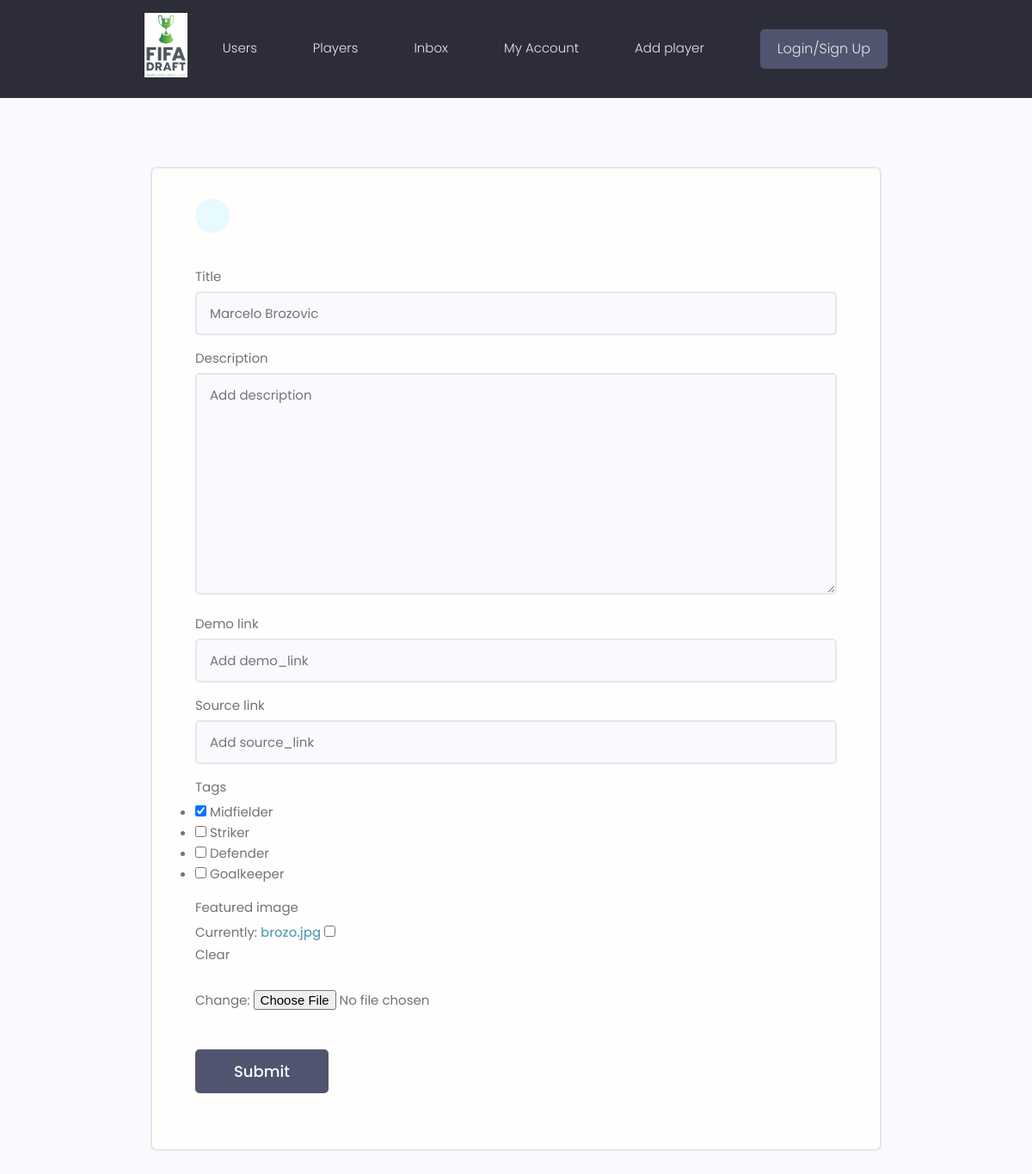
The page /players/update-player/86a8b633-b0f6-4812-b54a-99c248baf11d/ on the database as committed earlier.
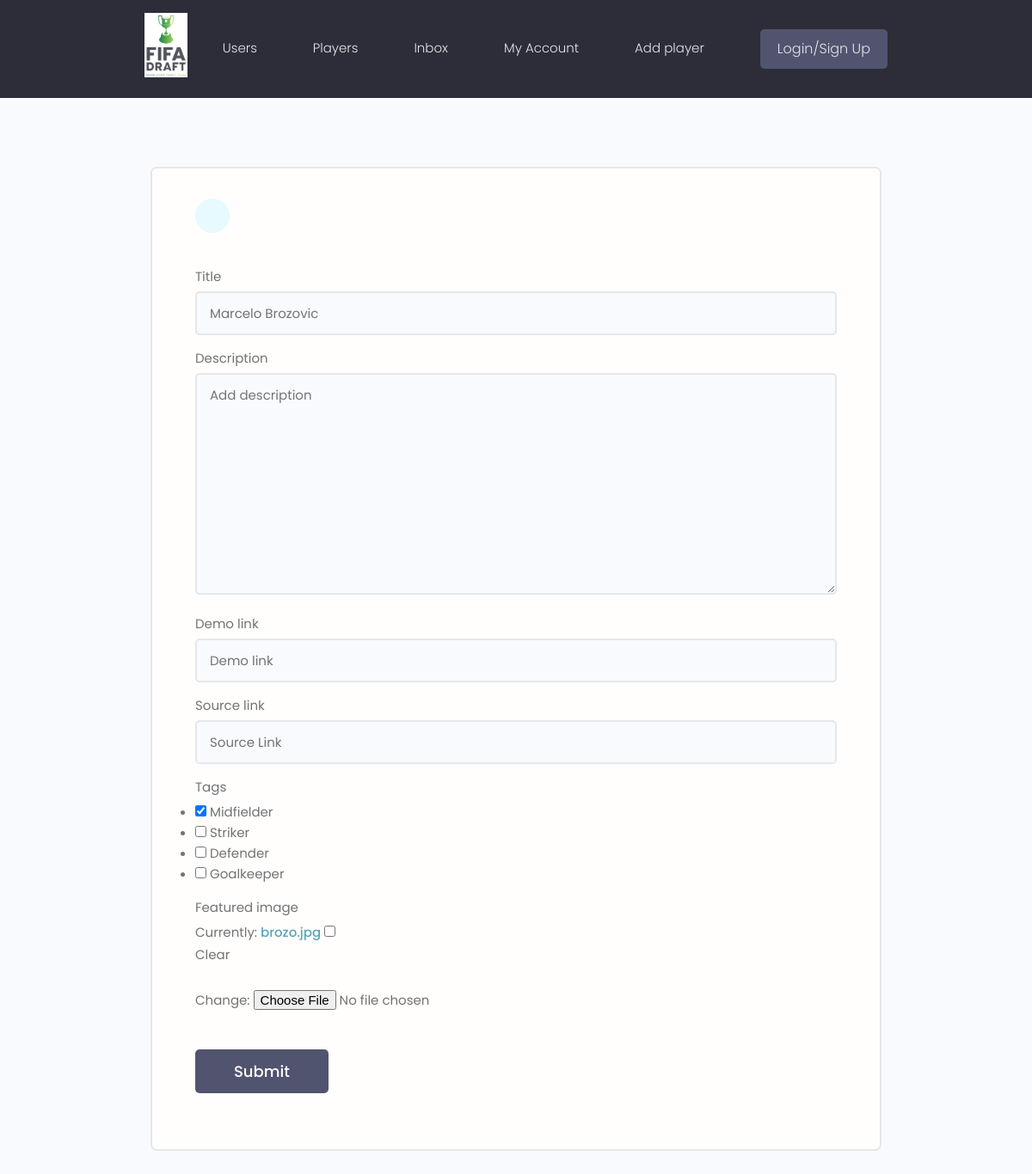
The same page on the database as committed later.
### first_project/models.py (models this page shows, shortened)
class Player(models.Model):
    owner = models.ForeignKey(Profile, null=True, blank=True, on_delete=models.SET_NULL)
    title = models.CharField(max_length=200)
    description = models.TextField(null=True, blank=True)
    featured_image = models.ImageField(null=True, blank=True, default="default.jpg")
    demo_link = models.CharField(max_length=2000, null=True, blank=True)
    source_link = models.CharField(max_length=2000, null=True, blank=True)
    tags = models.ManyToManyField("Tag", blank=True)
    vote_total = models.IntegerField(default=0, null=True, blank=True)
    vote_ratio = models.IntegerField(default=0, null=True, blank=True)
    created = models.DateTimeField(auto_now_add=True)
    id = models.UUIDField(
        default=uuid.uuid4, unique=True, primary_key=True, editable=False
    )

### first_project/views.py (the view)
# urls.py: path("update-player/<str:pk>/", views.updatePlayer, name="update-player"),
def updatePlayer(request, pk):
    player = Player.objects.get(id=pk)
    form = PlayerForm(instance=player)
    if request.method == "POST":
        form = PlayerForm(request.POST, request.FILES, instance=player)
        if form.is_valid():
            form.save()
            return redirect("players")
    context = {"form": form}
    return render(request, "first_project/project_form.html", context)

### first_project/forms.py
class PlayerForm(ModelForm):
    class Meta:
        model = Player
        fields = [
            "title",
            "description",
            "demo_link",
            "source_link",
            "tags",
            "featured_image",
        ]
        widgets = {
            "tags": forms.CheckboxSelectMultiple(),
        }
    def __init__(self, *args, **kwargs):
        super(PlayerForm, self).__init__(*args, **kwargs)
        for name, field in self.fields.items():
            field.widget.attrs.update({"class": "input", "placeholder": "Add " + name})

### first_project/models.py (called while the page is built)
    def __str__(self):
        return self.name

### first_project/templates/first_project/project_form.html (shortened to what this page needs)
<!DOCTYPE html>
{% extends 'main.html' %}
{% block content %}
    <main class="formPage my-xl">
        <div class="content-box">
            <div class="formWrapper">
                <a class="backButton" href="{% url 'players' %}"></a>
                <br>
                <form class="form" method="POST" enctype="multipart/form-data">
                    {% for field in form %}
                    <div class="form__field">
                        <label for="formInput#text">{{ field.label }} </label>
                        {{ field }}
                    </div>
                    {% endfor %}
                    <input class="btn btn--sub btn--lg  my-md" type="submit" value="Submit" />
                </form>
            </div>
        </div>
    </main>
{% endblock %}

Rows that differ between the two databases and show on the page:
changed Player "Marcelo Brozovic": demo_link (not shown) → "Demo link"; source_link (not shown) → "Source Link"
